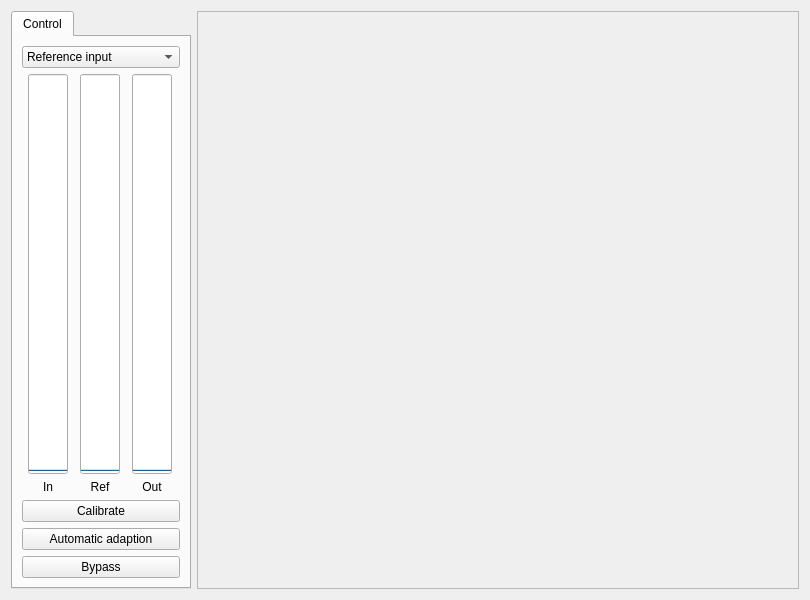
<?xml version="1.0" encoding="UTF-8"?>
<ui version="4.0">
 <class>EARChannelWidget</class>
 <widget class="QWidget" name="EARChannelWidget">
  <property name="geometry">
   <rect>
    <x>0</x>
    <y>0</y>
    <width>810</width>
    <height>600</height>
   </rect>
  </property>
  <property name="minimumSize">
   <size>
    <width>0</width>
    <height>0</height>
   </size>
  </property>
  <property name="windowTitle">
   <string>Form</string>
  </property>
  <layout class="QHBoxLayout" name="horizontalLayout">
   <item>
    <widget class="QTabWidget" name="tabWidget">
     <property name="minimumSize">
      <size>
       <width>180</width>
       <height>0</height>
      </size>
     </property>
     <property name="maximumSize">
      <size>
       <width>180</width>
       <height>16777215</height>
      </size>
     </property>
     <property name="currentIndex">
      <number>0</number>
     </property>
     <widget class="QWidget" name="tabControl">
      <attribute name="title">
       <string>Control</string>
      </attribute>
      <layout class="QVBoxLayout" name="verticalLayout">
       <item>
        <widget class="QComboBox" name="comboBoxSignalSource">
         <item>
          <property name="text">
           <string>Reference input</string>
          </property>
         </item>
         <item>
          <property name="text">
           <string>White noise</string>
          </property>
         </item>
         <item>
          <property name="text">
           <string>Pink noise</string>
          </property>
         </item>
        </widget>
       </item>
       <item>
        <layout class="QGridLayout" name="gridLayout">
         <item row="0" column="0">
          <widget class="QProgressBar" name="progressBarIn">
           <property name="minimumSize">
            <size>
             <width>40</width>
             <height>0</height>
            </size>
           </property>
           <property name="maximum">
            <number>100</number>
           </property>
           <property name="value">
            <number>0</number>
           </property>
           <property name="textVisible">
            <bool>false</bool>
           </property>
           <property name="orientation">
            <enum>Qt::Vertical</enum>
           </property>
           <property name="format">
            <string/>
           </property>
          </widget>
         </item>
         <item row="0" column="1">
          <widget class="QProgressBar" name="progressBarRef">
           <property name="minimumSize">
            <size>
             <width>40</width>
             <height>0</height>
            </size>
           </property>
           <property name="maximum">
            <number>100</number>
           </property>
           <property name="value">
            <number>0</number>
           </property>
           <property name="textVisible">
            <bool>false</bool>
           </property>
           <property name="orientation">
            <enum>Qt::Vertical</enum>
           </property>
           <property name="format">
            <string/>
           </property>
          </widget>
         </item>
         <item row="0" column="2">
          <widget class="QProgressBar" name="progressBarOut">
           <property name="minimumSize">
            <size>
             <width>40</width>
             <height>0</height>
            </size>
           </property>
           <property name="maximum">
            <number>100</number>
           </property>
           <property name="value">
            <number>0</number>
           </property>
           <property name="textVisible">
            <bool>false</bool>
           </property>
           <property name="orientation">
            <enum>Qt::Vertical</enum>
           </property>
           <property name="format">
            <string/>
           </property>
          </widget>
         </item>
         <item row="1" column="0">
          <widget class="QLabel" name="labelIn">
           <property name="text">
            <string>In</string>
           </property>
           <property name="alignment">
            <set>Qt::AlignCenter</set>
           </property>
          </widget>
         </item>
         <item row="1" column="1">
          <widget class="QLabel" name="labelRef">
           <property name="text">
            <string>Ref</string>
           </property>
           <property name="alignment">
            <set>Qt::AlignCenter</set>
           </property>
          </widget>
         </item>
         <item row="1" column="2">
          <widget class="QLabel" name="labelOut">
           <property name="text">
            <string>Out</string>
           </property>
           <property name="alignment">
            <set>Qt::AlignCenter</set>
           </property>
          </widget>
         </item>
        </layout>
       </item>
       <item>
        <widget class="QPushButton" name="pushButtonCalibrate">
         <property name="text">
          <string>Calibrate</string>
         </property>
         <property name="checkable">
          <bool>true</bool>
         </property>
        </widget>
       </item>
       <item>
        <widget class="QPushButton" name="pushButtonAutomaticAdaption">
         <property name="text">
          <string>Automatic adaption</string>
         </property>
         <property name="checkable">
          <bool>true</bool>
         </property>
         <property name="checked">
          <bool>false</bool>
         </property>
        </widget>
       </item>
       <item>
        <widget class="QPushButton" name="pushButtonBypass">
         <property name="text">
          <string>Bypass</string>
         </property>
         <property name="checkable">
          <bool>true</bool>
         </property>
        </widget>
       </item>
      </layout>
     </widget>
    </widget>
   </item>
   <item>
    <widget class="QFrame" name="frame">
     <property name="frameShape">
      <enum>QFrame::StyledPanel</enum>
     </property>
     <property name="frameShadow">
      <enum>QFrame::Raised</enum>
     </property>
    </widget>
   </item>
  </layout>
 </widget>
 <resources/>
 <connections/>
</ui>
